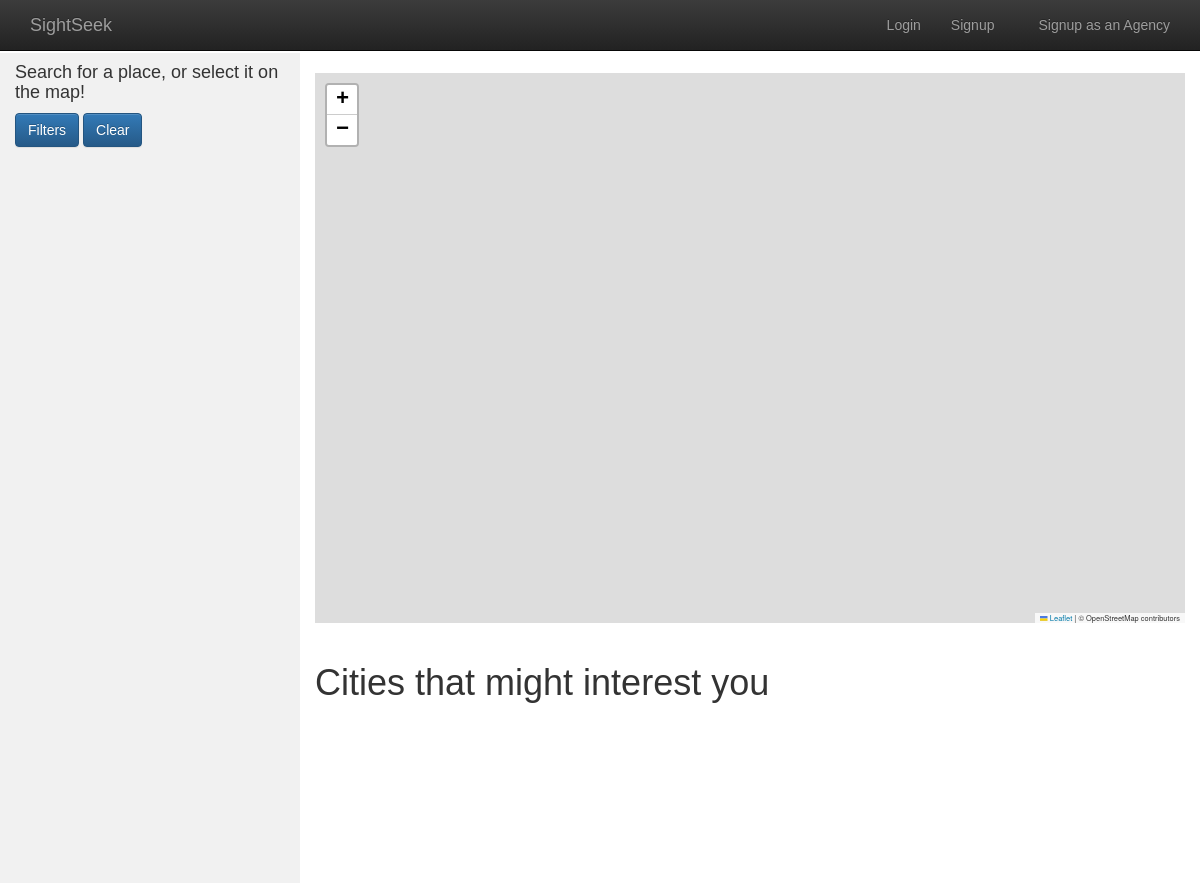
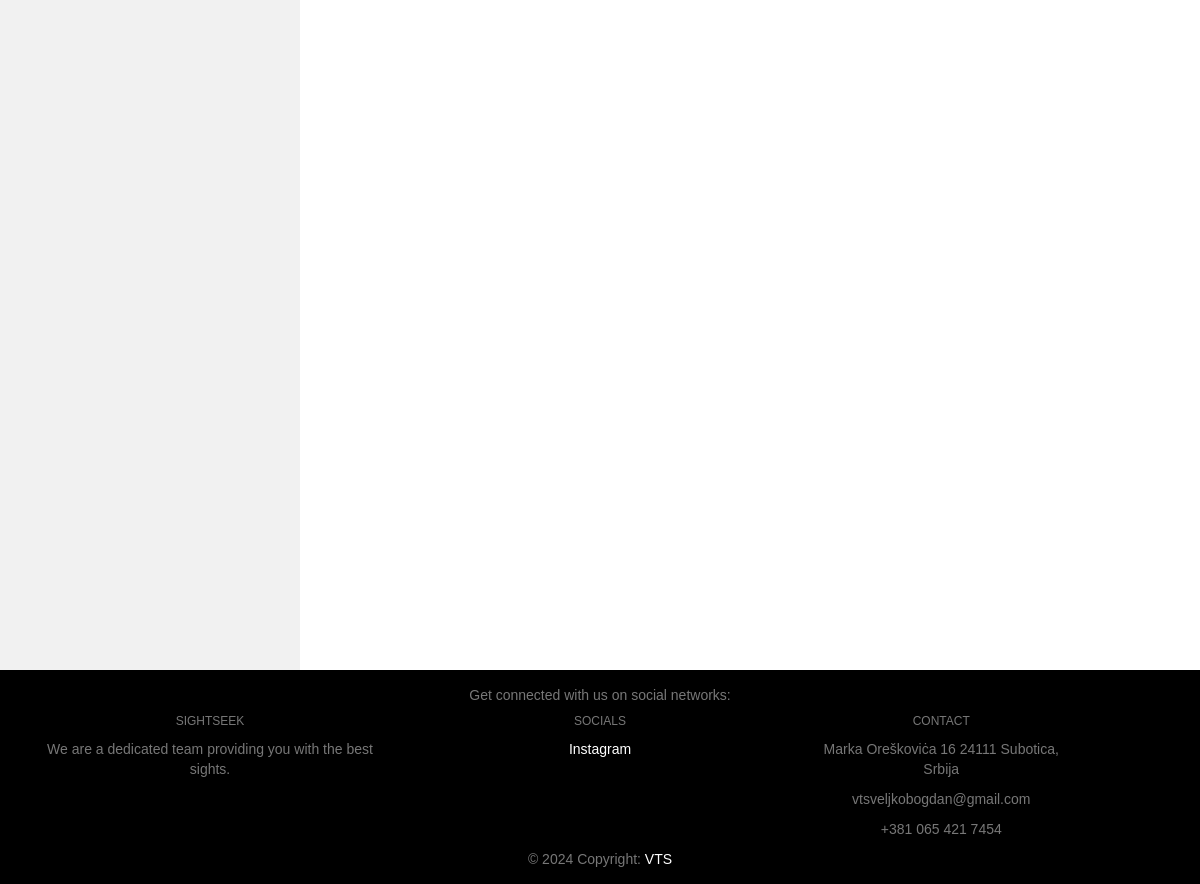
The app's page /, older data (2 pictures, top to bottom).
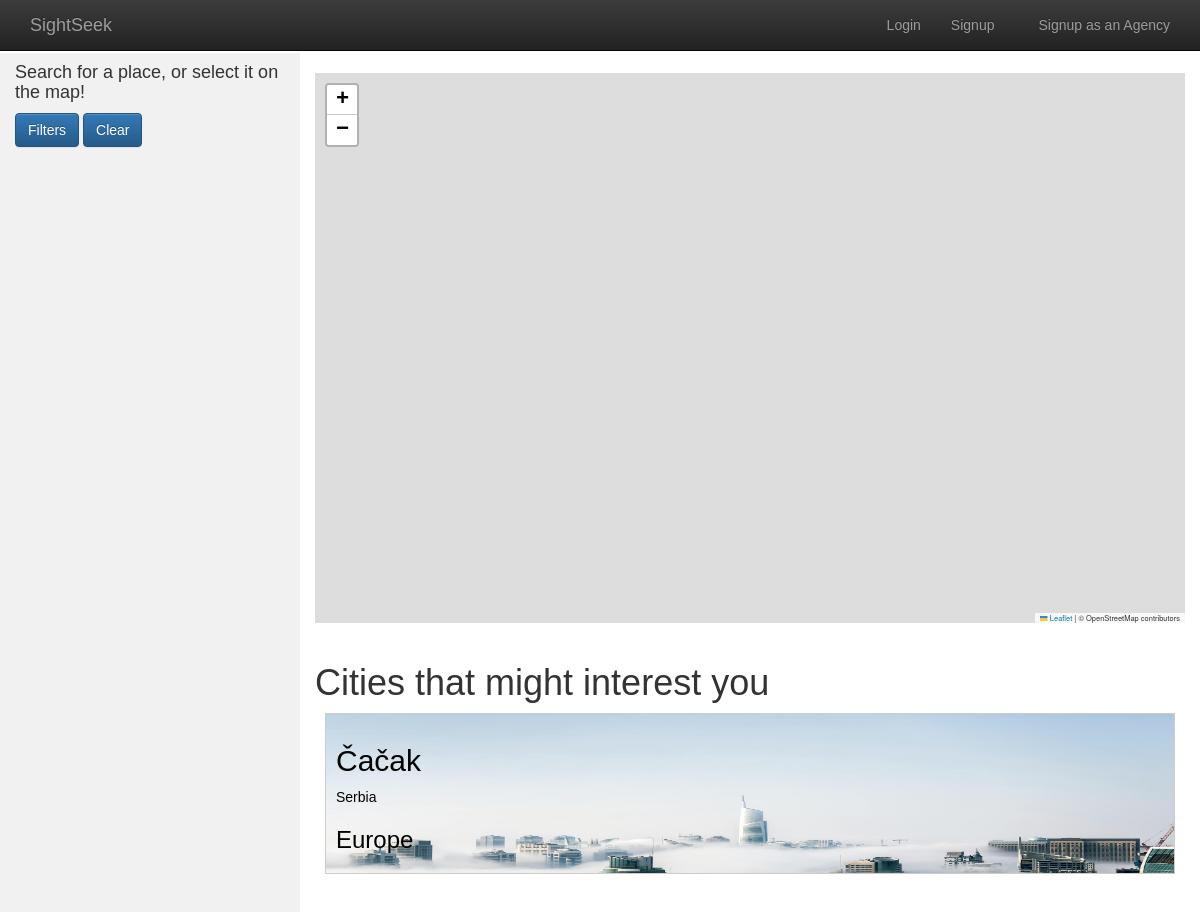
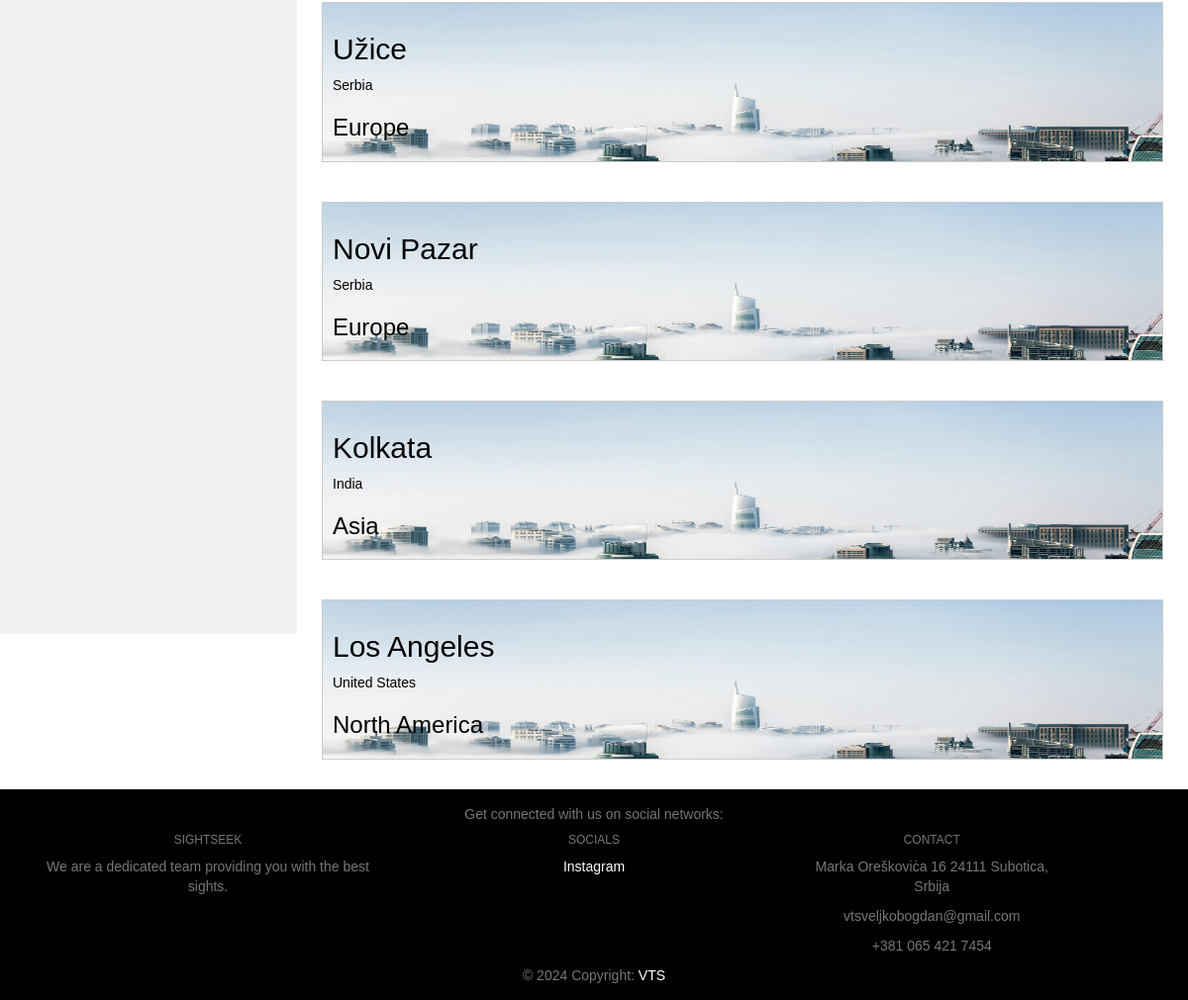
The same page, newer data (2 pictures, top to bottom).
### tables this page shows
CREATE TABLE `cities` (
  `id_city` int(32) NOT NULL,
  `name` varchar(255) NOT NULL,
  `country` varchar(255) NOT NULL,
  `population` int(255) NOT NULL,
  `region` varchar(255) NOT NULL,
  `timezone` varchar(32) DEFAULT NULL,
  `image` varchar(255) DEFAULT NULL,
  `latitude` varchar(32) NOT NULL,
  `longitude` varchar(32) NOT NULL
);

### index.php (the view, shortened to what this page needs)
<?php
require_once "snippets/ban_check.php";
?>
<!DOCTYPE html>
<html lang="en">
<head>
    <?php include_once('snippets/links.php'); ?>
</head>
<body>
<?php include('snippets/header.php'); ?>
<div class="container-fluid">
    <div class="row content">
        <div class="col-sm-3 sidenav">
            <h4>Search for a place, or select it on the map!</h4>
            <ul class="nav nav-pills nav-stacked">
                <button class="btn btn-primary border" id="toggleFormBtn"> Filters </button>
                <button class="btn btn-primary border" id="clearNav"> Clear </button>
            </ul>
            <br>
        </div>
        <div class="col-sm-9">
            <br>
            <div id="map"></div> <br>
            <h1> Cities that might interest you</h1>
            <?php include('snippets/cities_feed.php'); ?>
        </div>
    </div>
</div>
<?php include('snippets/footer.php'); ?>
</body>
</html>

### snippets/links.php (shortened to what this page needs)
<link rel="stylesheet" href="https://cdn.jsdelivr.net/npm/bootstrap@3.3.7/dist/css/bootstrap.min.css">
<link rel="stylesheet" href="https://cdn.jsdelivr.net/npm/bootstrap@3.3.7/dist/css/bootstrap-theme.min.css">
<link href="style.css" rel="stylesheet">
<link rel="stylesheet" href="https://unpkg.com/leaflet@1.9.4/dist/leaflet.css"/>
<link rel="stylesheet" href="https://unpkg.com/leaflet-routing-machine@latest/dist/leaflet-routing-machine.css" />

### snippets/header.php (shortened to what this page needs)
<nav class="col-sm-12 navbar navbar-expand-lg navbar-inverse navbar-fixed-top">
    <div class="container-fluid">
        <div class="navbar-header">
            <a class="navbar-brand" href="index.php">SightSeek</a>
        </div>
        <ul class="nav navbar-nav navbar-right">
            <?php
            if (isset($_SESSION['logged_in']) && $_SESSION['logged_in']) {
                if ((isset($_SESSION['is_agency']) && $_SESSION['is_agency'] == true) || (isset($_SESSION['is_admin']) && $_SESSION['is_admin'] == true)){
                    echo '<li><a href="insert-sight.php">Insert Sight</a></li> ';
                }
                if (isset($_SESSION['is_admin']) && $_SESSION['is_admin'] == true){
                    echo '<li><a href="ban_user.php">Ban User</a></li> ';
                    echo '<li><a href="insert_city.php">Create City</a></li> ';
                    echo '<li><a href="hide_agency.php">Hide Agency</a></li> ';
                }
                echo '<li><a href="#">'.$_SESSION['email'].'</a></li> ';
            }
            else {
                echo '<li><a href="login.php">Login</a></li>
                    <li><a href="registration.php">Signup</a></li>
                    <li>&emsp;</li>
                    <li><a href="agency-registration.php">Signup as an Agency</a></li>';
            }
            ?>
        </ul>
    </div>
</nav>

### snippets/footer.php (shortened to what this page needs)
<footer class="col-sm-12 text-center text-lg-start bg-body-tertiary text-muted">
    <section class="d-flex justify-content-center justify-content-lg-between p-4 border-bottom">
        <div class="me-5 d-none d-lg-block">
            <span>Get connected with us on social networks:</span>
        </div>
    </section>
    <section class="">
        <div class="container text-center text-md-start mt-5">
            <div class="row mt-3">
                <div class="col-md-3 col-lg-4 col-xl-3 mx-auto mb-4">
                    <h6 class="text-uppercase fw-bold mb-4">
                        <i class="fas fa-gem me-3"></i>SightSeek
                    </h6>
                    <p>
                        We are a dedicated team providing you with the best sights.
                    </p>
                </div>
                <div class="col-md-5 col-lg-4 col-xl-4 mx-auto mb-8">
                    <h6 class="text-uppercase fw-bold mb-4">
                        Socials
                    </h6>
                    <p>
                        <a href="https://www.instagram.com/_v.bogdan/" class="text-reset">Instagram</a>
                    </p>
                </div>
                <div class="col-md-4 col-lg-3 col-xl-3 mx-auto mb-md-0 mb-4">
                    <h6 class="text-uppercase fw-bold mb-4">Contact</h6>
                    <p><i class="fas fa-home me-3"></i> Marka Oreškoviċa 16
                        24111 Subotica, Srbija</p>
                    <p>
                        vtsveljkobogdan@gmail.com
                    </p>
                    <p><i class="fas fa-phone me-3"></i> +381 065 421 7454</p>
                </div>
            </div>
        </div>
    </section>
    <div class="text-center p-4" style="background-color: rgba(0, 0, 0, 0.05);">
        © 2024 Copyright:
        <a class="text-reset fw-bold" href="https://www.vts.su.ac.rs./">VTS</a>
    </div>
</footer>

### snippets/cities_feed.php
<?php
$query = $pdo->query('SELECT * FROM cities ORDER BY RAND() LIMIT 5');
if (isset($row['image']) && $row['image'] != 0){
    $placeholder = $row['image'];
}
else{
    $placeholder = "../uploads/placeholder.jpg";
}
while ($row = $query->fetch(PDO::FETCH_ASSOC)) {
    echo
        '<a class="recommended-cities-a" href="city.php?id='.$row['id_city'].'"><div class="recommended-cities city-card" style="background-size: 100% 150%; background-image: url('.$placeholder.')">
        <h2>'.$row['name'].'</h2>
        <p>'.$row['country'].'</p>
        <h3>'.$row['region'].'</h3>
    </div></a><br>'
    ;
}
?>

### style.css (style rules this page uses)
body { font-family: Helvetica, sans-serif; margin: 40pt 0 0; }
a { text-decoration: none; color: #000; }
.text-reset, .text-reset:hover { color: white; }
.bg-body-tertiary { background-color: black; }
.row.content { height: 1500px }
.sidenav { background-color: #f1f1f1; height: 100%; }
footer { background-color: #555; color: white; padding: 15px; }
#map { height: 550px; }
.city-card { border: 1px solid #ccc; padding: 10px; margin: 10px; background-color: #f9f9f9; }
.recommended-cities { padding: 10px; margin: 10px; background-color: #f9f9f9; }

Row changes from the older to the newer data that the page shows:
added cities: name "Čačak", country "Serbia", region "Europe"
added cities: name "Užice", country "Serbia", region "Europe"
added cities: name "Novi Pazar", country "Serbia", region "Europe"
added cities: name "Kolkata", country "India", region "Asia"
added cities: name "Los Angeles", country "United States", region "North America"
